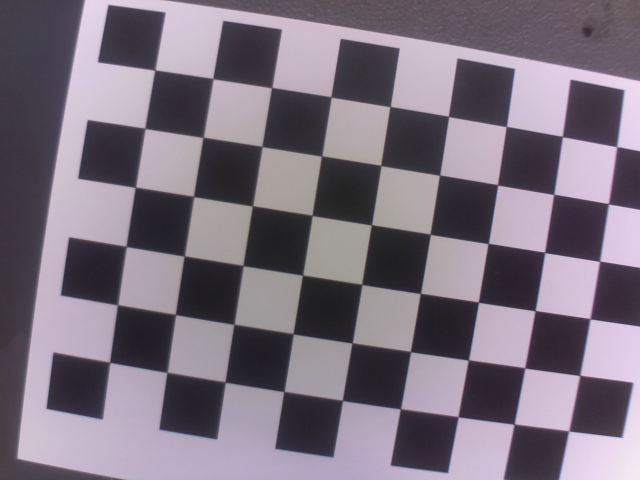
#> input picture images/chessboard/20191105-164659.jpg, 1280 x 960 px (shown at 1/2 size); its folder holds 4 pictures in this run
$ python calibrate.py
#> lines starting #> are read from the running program, lines starting #| are printed output that depends on the picture; after the words box and inside, x2 and y2 are one past the last pixel; in counts of white or black regions, pixels touching at a corner belong together
import numpy as np
import cv2
import glob
import argparse
import yaml
from imutils import paths, resize

class Calibrate:
    def __init__(self,rows,cols,dimension):
        # rows = 9
        # cols = 6
        # dimension = 26

        imagePaths = sorted(list(paths.list_images("images/chessboard")))

        criteria = (cv2.TERM_CRITERIA_EPS + cv2.TERM_CRITERIA_MAX_ITER, dimension, 0.001)

        self.filename = "calibrate.yaml"

        self.objp = np.zeros((rows*cols,3), np.float32)
        self.objp[:,:2] = np.mgrid[0:cols,0:rows].T.reshape(-1,2)

        self.corners = []
        self.imageSize = []

        self.start(imagePaths,rows,cols,criteria)

    def start(self,imagePaths,rows,cols,criteria):
#> called with rows = 9, cols = 6, criteria = (3, 26, 0.001)
        objpoints = []
        imgpoints = []
        for imagePath in imagePaths:
            #-- Read the file and convert in greyscale
            image = cv2.imread(imagePath)
#> image is the input picture: shape (960, 1280, 3); mean B, G, R 125.9, 113, 123.1

            gray = cv2.cvtColor(image,cv2.COLOR_BGR2GRAY)

            # Find the chess board corners
            ret, corners = cv2.findChessboardCorners(gray, (cols,rows),None)
#> ret = True; corners = 54 rows, first 8: [219.8, 724.8], [236.6, 609.4], [253.9, 493.9], [272.2, 374.6], [291.2, 257.6], [311.5, 140], [334.5, 745.3], [352, 630.1]

            # If found, add object points, image points (after refining them)
            if ret == True:
                print("Pattern found! Press ESC to askip or ENTER to accept")
                corners2 = cv2.cornerSubPix(gray,corners,(11,11),(-1,-1),criteria)
#> corners2 = 54 rows, first 8: [220, 725], [235.8, 610.1], [253, 493.3], [271.3, 375], [290.4, 257.2], [310.4, 140.6], [334.5, 745.1], [351.4, 629.5]
                print(corners2)
#> (printed output is left out)

                # Draw and display the corners
                cv2.drawChessboardCorners(image, (cols,rows), corners2,ret)
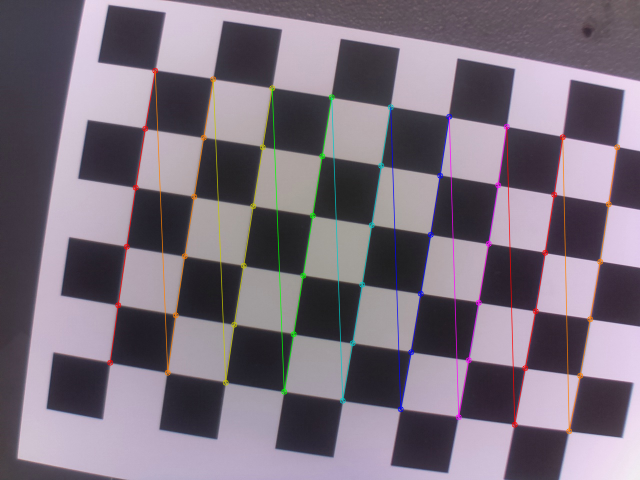
#> image: shape (960, 1280, 3) (shown at 1/2 size); 2.82% of pixels changed, all inside (x1, y1, x2, y2) = (214, 135, 1241, 869)
                cv2.imshow('img',resize(image.copy(),width=500))
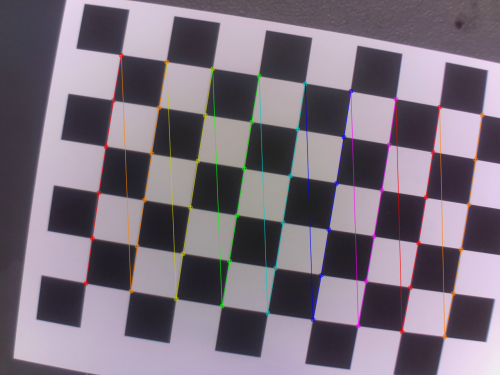
#> window 'img': shape (375, 500, 3); mean B, G, R 125.5, 113.1, 123.7

                k = cv2.waitKey(0) & 0xFF
#> (key Esc is pressed here)
                if k == 27: #-- ESC Button
                    print("Image Skipped")
                    continue

                print("Image accepted")
                objpoints.append(self.objp)
                imgpoints.append(corners2)
                self.imageSize = gray.shape
#> pass 2 of the loop in start, `for imagePath in imagePaths:`:
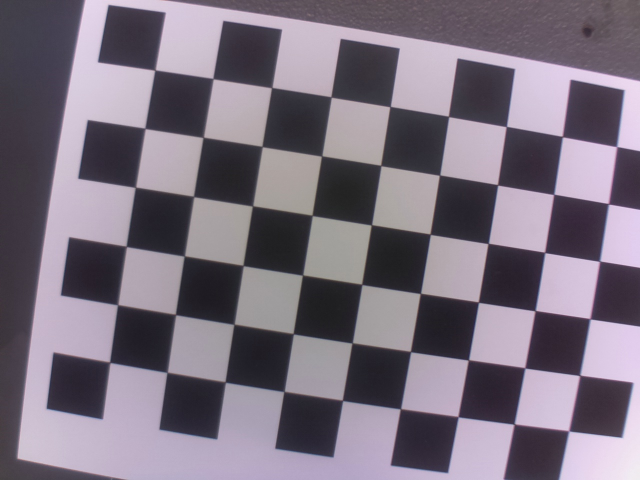
#> input picture images/chessboard/20191105-164703.jpg, 1280 x 960 px (shown at 1/2 size)
#> in start, image is the input picture: shape (960, 1280, 3); mean B, G, R 126.8, 113.4, 122.9
#> in start, `gray = cv2.cvtColor(image,cv2.COLOR_BGR2GRAY)`:
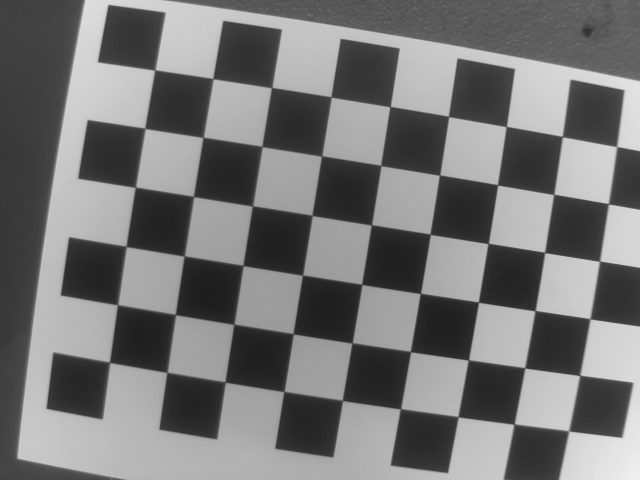
#> gray: shape (960, 1280) (shown at 1/2 size); min 26, max 239, mean 117.7
#> corners = 54 rows, first 8: [220.1, 725], [236.7, 609.5], [253.7, 493.7], [272.6, 374.6], [291, 257.5], [311.6, 140.3], [334.8, 745.1], [351.5, 629.2]
#> corners2 = 54 rows, first 8: [220, 725], [235.7, 610], [253, 493.3], [271.3, 375], [290.4, 257.2], [310.4, 140.6], [334.6, 745.1], [351.5, 629.5]
#> (printed output is left out)
#> in start, `cv2.imshow('img',resize(image.copy(),width=500))`:
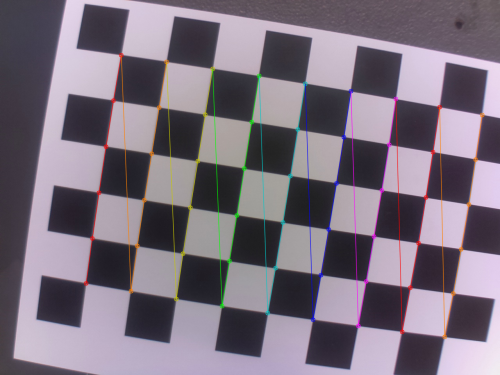
#> window 'img': shape (375, 500, 3); mean B, G, R 126.3, 113.4, 123.5
#> (key Enter is pressed here)
#> pass 3 of the loop in start, `for imagePath in imagePaths:`:
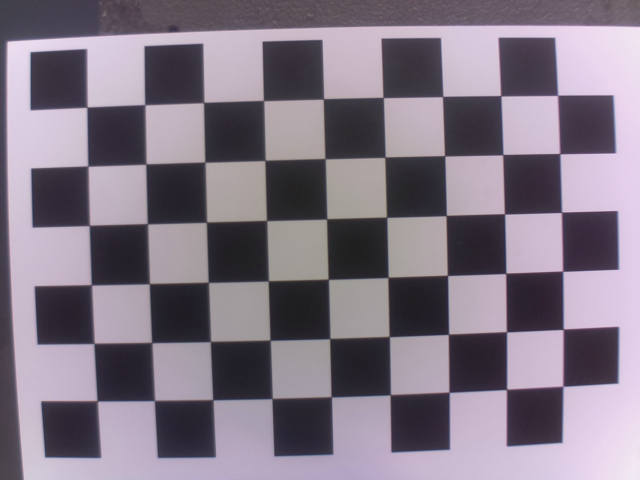
#> input picture images/chessboard/20191105-164708.jpg, 1280 x 960 px (shown at 1/2 size)
#> in start, image is the input picture: shape (960, 1280, 3); mean B, G, R 133.4, 119.8, 130
#> corners = 54 rows, first 8: [195.2, 802.2], [189.9, 686.7], [184.5, 570.6], [181, 450.7], [177.7, 333], [175.4, 214.3], [309.6, 801.6], [305.5, 686]
#> corners2 = 54 rows, first 8: [195, 802.2], [188.6, 687.2], [183.4, 570.1], [179.3, 451.3], [176.4, 332.6], [174.6, 214.8], [309.5, 801.5], [304.1, 685.5]
#> (printed output is left out)
#> in start, `cv2.drawChessboardCorners(image, (cols,rows), corners2,ret)`:
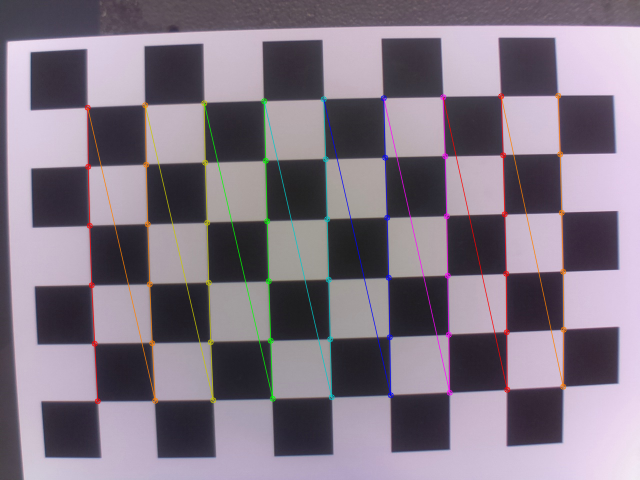
#> image: shape (960, 1280, 3) (shown at 1/2 size); 2.81% of pixels changed, all inside (x1, y1, x2, y2) = (169, 185, 1134, 809)
#> in start, `cv2.imshow('img',resize(image.copy(),width=500))`:
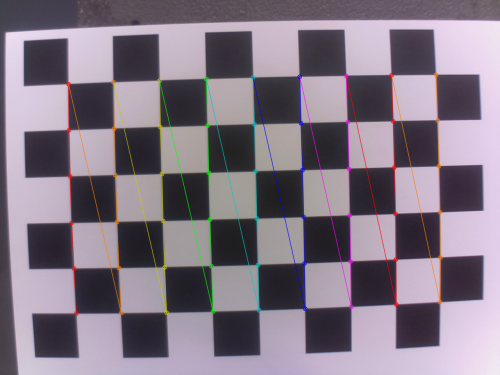
#> window 'img': shape (375, 500, 3); mean B, G, R 132.9, 119.8, 130.7
#> the loop made 4 passes; the first 3 are shown


                #print(obj)
        ret, mtx, dist, rvecs, tvecs = cv2.calibrateCamera(objpoints, imgpoints, gray.shape[::-1],None,None)
        self.saveCameraParams(mtx,dist,ret)

    def saveCameraParams(self, mtx, dist, ret):
        print("Reprojection Error:", ret)
        print(mtx)
        print("")
        print(dist)

        calib_data = dict(
            image_width=self.imageSize[0],
            image_height=self.imageSize[1],
            camera_matrix=mtx.tolist(),
            dist_coeffs=dist.tolist(),
            avg_reprojection_error=ret,
        )

        with open(self.filename, 'w') as outfile:
            print("Saving calibration data")
            try:
                yaml.dump(calib_data, outfile)
                print("Saved.")
            except BaseException as e:
                print(e)

def main():
        calibration = Calibrate(9,6,26)
        #calibration.findingImgsWithChessboard()
        #calibration.loadImgs()

if __name__ == "__main__":
    main()
